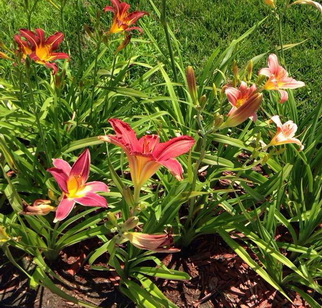
#> input picture 00_DeBai/daylilies.jpg, 322 x 308 px, found by its file name
$ python part5.py
#> lines starting #> are read from the running program, lines starting #| are printed output that depends on the picture
"""
Project 3 - part5.py (TV5): Task 7 (permute + hue rotation) and Task 14 (Gamma)
Run: python part5.py   (daylilies.jpg must be in the same folder)
"""
import os
import numpy as np
import matplotlib.pyplot as plt
from PIL import Image


# ---------- Phan dau file chung (TV2) ----------
def to_uint8(x):
    """Equivalent of MATLAB uint8(): round half away from zero, clip to [0, 255]."""
    x = np.sign(x) * np.floor(np.abs(x) + 0.5)
    return np.clip(x, 0, 255).astype(np.uint8)


def apply_filter(img, M):
    """Multiply [R;G;B] of every pixel by the 3x3 matrix M."""
    return to_uint8(img.astype(np.float64) @ M.T)


def show(img, title):
    plt.figure()
    plt.imshow(img, cmap="gray" if img.ndim == 2 else None, vmin=0, vmax=255)
    plt.title(title)
    plt.axis("off")


ImJPG = np.array(Image.open("daylilies.jpg").convert("RGB"))
#> ImJPG is the input picture: shape (308, 322, 3); mean R, G, B 95.9, 97.7, 41.7
m, n, l = ImJPG.shape
#> m = 308; n = 322; l = 3
# ---------- het phan dau file chung ----------


# %% Task 7: Permute the colors and hue rotation
PermuteMatrix = np.array([[0, 0, 1],
                          [0, 1, 0],
                          [1, 0, 0]])
ImJPG_Permute = apply_filter(ImJPG, PermuteMatrix)
show(ImJPG_Permute, "Colors permuted (R <-> B)")

# HueRotate(theta) = A + cos(theta)*B + sin(theta)*C
HueA = np.array([[0.213, 0.715, 0.072],
                 [0.213, 0.715, 0.072],
                 [0.213, 0.715, 0.072]])
HueB = np.array([[0.787, -0.715, -0.072],
                 [-0.213, 0.285, -0.072],
                 [-0.213, -0.715, 0.928]])
HueC = np.array([[-0.213, -0.715, 0.928],
                 [0.143, 0.140, -0.283],
                 [-0.787, 0.715, 0.072]])


def hue_rotate_matrix(theta):
    return HueA + np.cos(theta) * HueB + np.sin(theta) * HueC


theta = np.pi / 2
HueRotateMatrix = hue_rotate_matrix(theta)
ImJPG_HueRotate = apply_filter(ImJPG, HueRotateMatrix)
show(ImJPG_HueRotate, "Hue rotation, theta = pi/2")

# Other angles (experiment)
hue_results = {}
for deg in (30, 90, 180, 270):
    hue_results[deg] = apply_filter(ImJPG, hue_rotate_matrix(np.deg2rad(deg)))
    show(hue_results[deg], f"Hue rotation, theta = {deg} deg")
#> after the loop, hue_results = 4 items

# Short explanation of hue rotation (English)
# E7: The hue rotation matrix is A + cos(theta)*B + sin(theta)*C.
#     A projects each color onto its brightness (every row holds the luminance
#     weights 0.213, 0.715, 0.072). B and C span the two directions of the
#     "color plane" orthogonal to the gray axis [1,1,1]; cos/sin of theta turn
#     the color in that plane, like rotating a point on a color wheel.
#     For theta = 0 the matrix is the identity, so the image is unchanged.
#     Gray pixels [t,t,t] stay fixed (B and C map [1,1,1] to 0) and the
#     brightness is (almost) preserved, so only the hue changes: reds drift
#     to yellow/green/blue as theta grows, and after theta = 2*pi the colors
#     come back to the start. PermuteMatrix is different: it only swaps the
#     R and B channels (an orthogonal matrix that reflects, not a smooth rotation).


# %% Task 14: Non-linear (Gamma) color transformations
# Compute in float and clip: uint8 arithmetic in numpy wraps (250 + 30 = 24).
ImJPG_Gamma1 = to_uint8(to_uint8(ImJPG.astype(np.float64) ** 0.9).astype(np.float64) + 30)
#> in to_uint8 (call 8), `x = np.sign(x) * np.floor(np.abs(x) + 0.5)`:
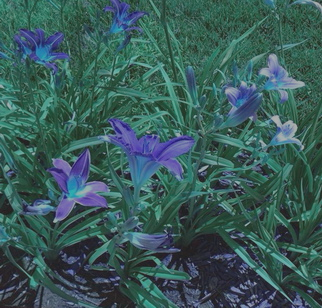
#> x: shape (308, 322, 3) float64; mean B, G, R 89.6, 90.9, 57.7
ImJPG_Gamma2 = to_uint8(to_uint8(ImJPG.astype(np.float64) ** 1.1).astype(np.float64) - 50)
#> in to_uint8 (call 9), `return np.clip(x, 0, 255).astype(np.uint8)`:
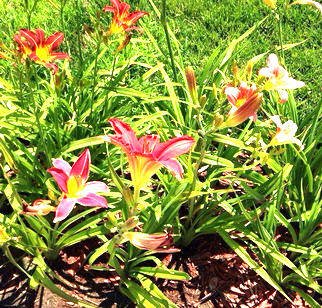
#> returned value: shape (308, 322, 3); mean of channels 0, 1, 2 139, 148.1, 62.2; drawn as R, G, B
#> in to_uint8 (call 10), `x = np.sign(x) * np.floor(np.abs(x) + 0.5)`:
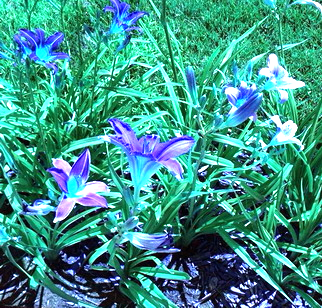
#> x: shape (308, 322, 3) float64; mean B, G, R 89, 98.1, 12.2; drawn with min black and max white
#> in to_uint8 (call 10), `return np.clip(x, 0, 255).astype(np.uint8)`:
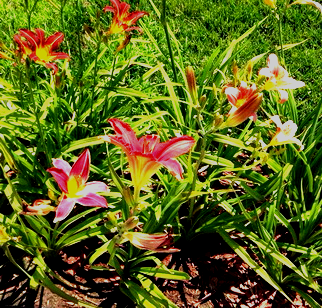
#> returned value: shape (308, 322, 3); mean of channels 0, 1, 2 92, 101.9, 28.1; drawn as R, G, B
show(ImJPG_Gamma1, "Gamma 0.9, +30")
show(ImJPG_Gamma2, "Gamma 1.1, -50")
# Gamma1: x^0.9 on the 0..255 scale compresses the range (255 -> 147), and +30 only
#   partly compensates, so the image is slightly darker, flatter and low-contrast.
# Gamma2: x^1.1 stretches the range (anything above ~190 exceeds 255 and is clipped),
#   and -50 darkens the shadows, so the image is brighter in the highlights with
#   higher contrast and more saturated colors.
# These maps are not of the form M @ [R;G;B], so they are not linear.


# ---------- Chi de luu anh nop (TV1 bo phan nay khi ghep) ----------
os.makedirs("02_Anh", exist_ok=True)
fig, ax = plt.subplots(2, 3, figsize=(15, 8))
panels = [(ImJPG, "Original"), (ImJPG_Permute, "Permute (R<->B)"),
          (ImJPG_HueRotate, "HueRotate 90 deg"), (hue_results[30], "HueRotate 30 deg"),
          (hue_results[180], "HueRotate 180 deg"), (hue_results[270], "HueRotate 270 deg")]
for a, (im, t) in zip(ax.ravel(), panels):
    a.imshow(im); a.set_title(t); a.axis("off")
#> this loop made 6 passes
#> t on passes 1 to 6: 'Original', 'Permute (R<->B)', 'HueRotate 90 deg', 'HueRotate 30 deg', 'HueRotate 180 deg', 'HueRotate 270 deg'
fig.tight_layout(); fig.savefig("02_Anh/TV5_Task7.png", dpi=150)
#> after `fig.tight_layout()`:
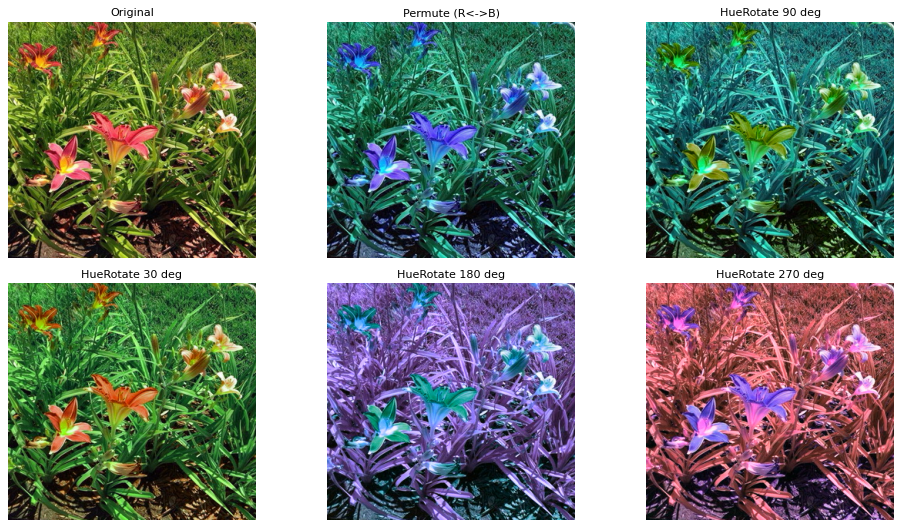
#> figure drawn by matplotlib, 6 panels; B, G, R data is drawn as R, G, B

fig, ax = plt.subplots(1, 3, figsize=(15, 5))
for a, (im, t) in zip(ax, [(ImJPG, "Original"), (ImJPG_Gamma1, "Gamma1: x^0.9 + 30"),
                           (ImJPG_Gamma2, "Gamma2: x^1.1 - 50")]):
    a.imshow(im); a.set_title(t); a.axis("off")
#> this loop made 3 passes
#> t on passes 1 to 3: 'Original', 'Gamma1: x^0.9 + 30', 'Gamma2: x^1.1 - 50'
fig.tight_layout(); fig.savefig("02_Anh/TV5_Task14.png", dpi=150)

plt.show()   # TV1 xoa dong nay khi ghep (chi giu plt.show() cuoi file ghep)
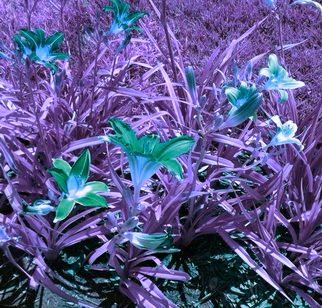
#> shown: shape (308, 322, 3); mean R, G, B 91.6, 88.9, 142.1
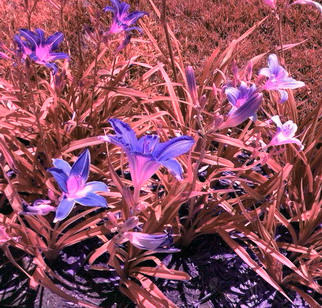
#> shown: shape (308, 322, 3); mean R, G, B 142.1, 77.7, 95.9
